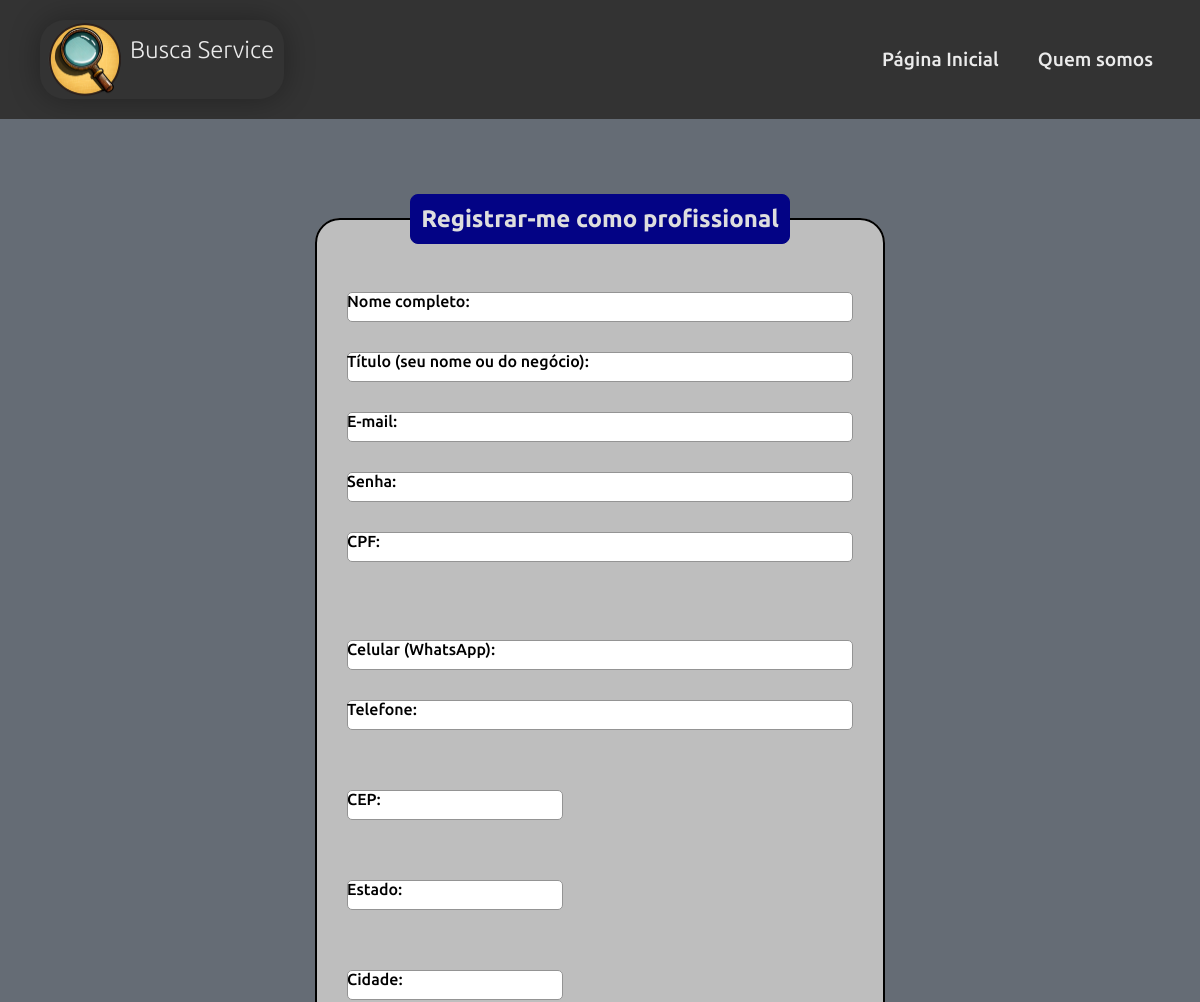
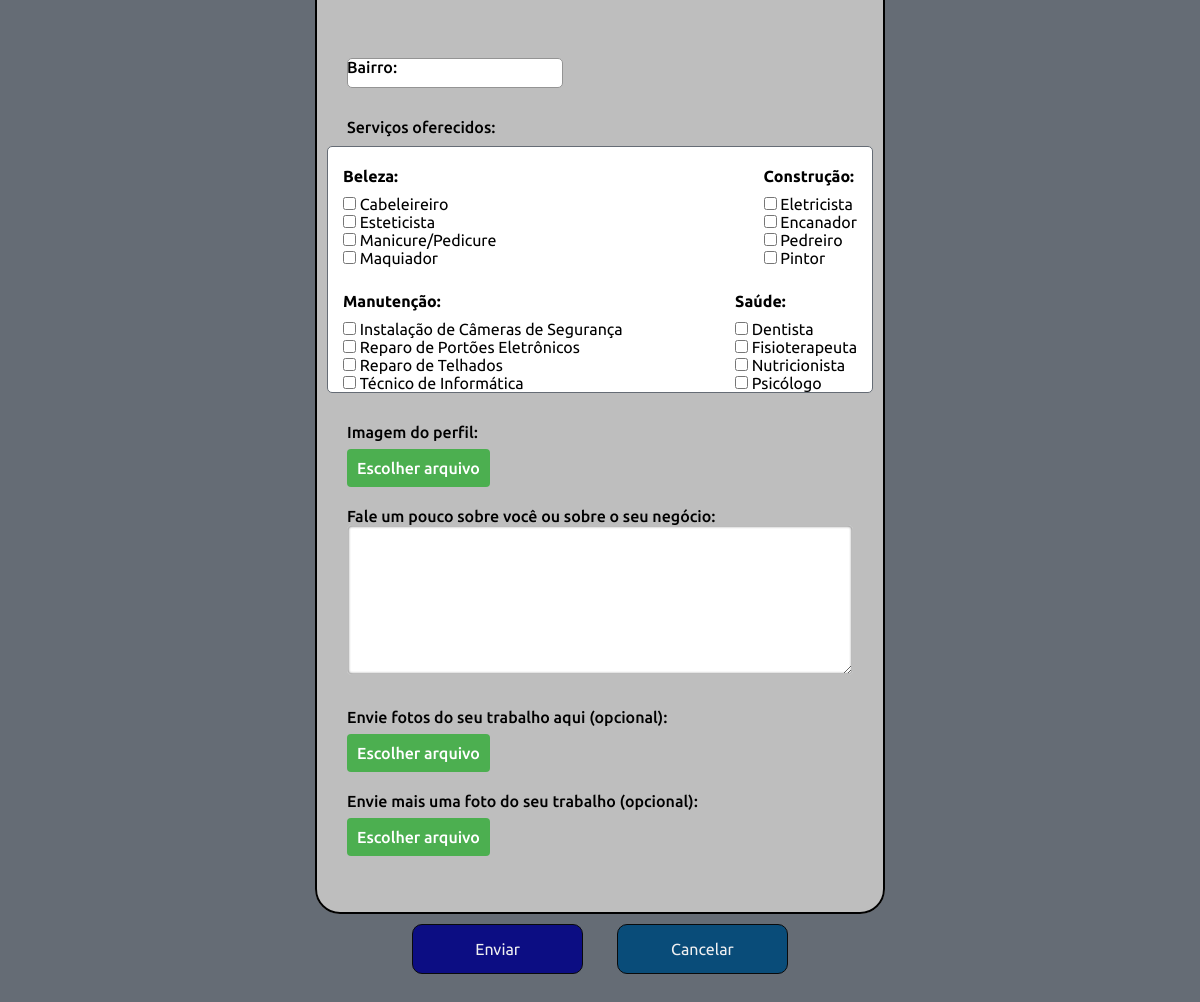
/app/views/cadastra_pro.php, run on the app's committed database (2 pictures, top to bottom).
### tables this page shows
CREATE TABLE servico(
  idserv INT(11) NOT NULL AUTO_INCREMENT,
  nome VARCHAR(45) NOT NULL,
  categoria VARCHAR(45) NOT NULL,
  status TINYINT(1) NOT NULL DEFAULT 1 COMMENT '\"0\" = Inativo / \"1\" = Ativo',
  dataregserv DATETIME NOT NULL DEFAULT CURRENT_TIMESTAMP(),
  idcli INT(11) NULL,
  PRIMARY KEY (idserv),  
    FOREIGN KEY (idcli)
    REFERENCES cliente (idcli)
    );

### app/views/cadastra_pro.php (the view, shortened to what this page needs)
<?php
require_once 'layouts/site/header.php';
$query = "SELECT * FROM `busca_service`.`servico` ORDER BY categoria, nome";
$dbh = Conexao::getInstance();
$stmt = $dbh->prepare($query);
$stmt->execute();
$rows = $stmt->fetchAll(PDO::FETCH_ASSOC);
?>
<body>
    <?php require_once 'layouts/profissional/menu.php'; ?>
    <main class="bg_form">
        <div class="main_opc">
            <section>
            <form action="" method="post" class="box" enctype="multipart/form-data" id="formulario_img">
    <fieldset class="main_form">
        <legend><b>Registrar-me como profissional</b></legend>
        <br>
        <div class="dadosPessoais">
            <div class="inputBox">
                <input type="text" name="nome" id="nome" class="inputUser" required>
                <label for="nome" class="labelInput">Nome completo:</label>
            </div>
            <div class="inputBox">
                <input type="text" name="titulo" id="titulo" class="inputUser" required>
                <label for="titulo" class="labelInput">Título (seu nome ou do negócio):</label>
            </div>
            <div class="inputBox">
                <input type="email" name="email" id="email" class="inputUser" required>
                <label for="email" class="labelInput">E-mail:</label>
            </div>
            <div class="inputBox">
                <input type="password" name="senha" id="senha" class="inputUser" required>
                <label for="senha" class="labelInput">Senha:</label>
            </div>
            <div class="inputBox">
                <input type="text" name="cpf" id="cpf" class="inputUser" required>
                <label for="cpf" class="labelInput">CPF:</label>
            </div>
            <br>
            <div class="inputBox">
                <input type="tel" name="telefone" id="telefone-whatsapp" class="inputUser" minlength="14" maxlength="14" required>
                <label for="telefone-whatsapp" class="labelInput">Celular (WhatsApp):</label>
            </div>
            <div class="inputBox">
                <input type="tel" name="telefone2" id="telefone-geral" class="inputUser" minlength="14" maxlength="14" required>
                <label for="telefone-geral" class="labelInput">Telefone:</label>
            </div>
        </div>
        <div class="endereco">
            <div class="inputBox">
                <input type="text" id="cep" name="cep" class="inputUser" maxlength="8" minlength="8" required>
                <label for="cep" class="labelInput">CEP:</label><br>
            </div>
            <div class="inputBox">
                <input type="text" name="estado" id="estado" class="inputUser" required>
                <label for="uf" class="labelInput">Estado:</label>
            </div>
            <div class="inputBox">
                <input type="text" name="cidade" id="cidade" class="inputUser" required>
                <label for="cidade" class="labelInput">Cidade:</label>
            </div>
            <div class="inputBox">
                <input type="text" name="bairro" id="bairro" class="inputUser" required>
                <label for="bairro" class="labelInput">Bairro:</label>
            </div>
        </div>
        <label for="servicos" class="servicos_oferecidos">Serviços oferecidos:</label>
        <div class="seleciona_servicos">
            <div class="servicos_lista">
                <?php
                $servicesByCategory = [];
                if(isset($servicesByCategory['null'])){
                    echo "<spam class='nenhum_servico'>Nenhum serviço cadastrado no sistema.<spam>";
                } else{
                foreach ($rows as $row) {
                    $categoria = $row['categoria'];
                    $idserv = $row['idserv'];
                    $nome = $row['nome'];
                    $servicesByCategory[$categoria][] = array('idserv' => $idserv, 'nome' => $nome);
                }
                foreach ($servicesByCategory as $categoria => $servicos) {
                    echo "<div class='categoria_servicos'>";
                    echo "<p><b>$categoria:</b></p>";
                    echo "<ul>";
                    foreach ($servicos as $servico) {
                        $idserv = $servico['idserv'];
                        $nome = $servico['nome'];
                        echo "<li><input type='checkbox' name='servico[]' value='$idserv' id='servico_$idserv'> <label for='servico_$idserv'>$nome</label></li>";
                    }
                    echo "</ul>";
                    echo "</div>";
                }
                }
                ?>
            </div>
        </div>
        <div class="inputBox">
            <label for="fotoprin" class="labelInput">Imagem do perfil:</label>
            <p><br><br>
                <label for="fotoprin" class="fileInputLabel">Escolher arquivo</label>
            </p>
        </div>
        <div class="inputBox">
            <label for="field_conteudo" class="labelInput">Fale um pouco sobre você ou sobre o seu negócio:</label><br>
            <textarea class="descricao" id="field_conteudo" name="descricao" rows="6" required></textarea>
        </div>
        <div class="inputBox">
            <label for="fotosec" class="labelInput">Envie fotos do seu trabalho aqui
                (opcional):</label>
            <p><br><br>
                <label for="fotosec" class="fileInputLabel">Escolher arquivo</label>
            </p>
        </div>
        <div class="inputBox">
            <label for="fotosec2" class="labelInput">Envie mais uma foto do seu trabalho
                (opcional):</label>
            <p><br><br>
                <label for="fotosec2" class="fileInputLabel">Escolher arquivo</label>
            </p>
        </div>
        <br><br>
    </fieldset>
    <div class="btn_alinhamento">
        <button type="submit" id="submit" value="Enviar" name="salvar">Enviar</button>
        <a href="index.php">
            <button type="button" id="cancel" value="Cancelar" name="cancelar">Cancelar</button>
        </a>
    </div>
</form>
            </section>
        </div>
    </main>
</body>
</html>

### app/views/assets/css/boot.css (style rules this page uses)
* { padding: 0; margin: 0; box-sizing: border-box; text-decoration: none; font-size: 1em; font-family: 'Ubuntu', sans-serif; }

### app/views/assets/css/style.css (style rules this page uses)
html { height: 100%; min-height: 100%; }
body { display: flex; flex-direction: column; min-height: 100%; }
.categoria_servicos { margin-top: 20px; }
.categoria_servicos p { margin-bottom: 10px; }

### app/views/assets/css/formulario.css (style rules this page uses)
.box { margin: 5% auto; color: rgb(0, 0, 0); position: relative; padding: 15px; width: 50%; }
.box fieldset { background-color: #bebebe; border-radius: 25px; border: 2px solid #000; }
.bg_form { background-color: #656c75; }
legend { border: 1px solid rgb(3, 3, 133); padding: 10px; text-align: center; background-color: rgb(3, 3, 133); border-radius: 8px; font-size: 1.5em; color: #dedede; }
.endereco { display: flex; flex-wrap: wrap; }
.endereco .inputBox { width: 40%; box-sizing: border-box; padding-right: 10px; }
.main_form { background-color: #fff; border-radius: 10px; }
.inputBox { position: relative; margin: 30px; font-weight: 500; }
.inputUser { background: none; border: none; border: 1px solid #949494; background-color: #fff; height: 30px; border-radius: 5px; outline: none; color: black; font-size: 1em; width: 100%; letter-spacing: 2px; font-weight: 300; }
.labelInput { position: absolute; top: 0px; left: 0px; margin-bottom: 10px; pointer-events: none; transition: .5s; }
.fileInputLabel { background-color: #4CAF50; color: white; padding: 10px 10px; border-radius: 4px; cursor: pointer; }
#submit { background-color: rgb(3, 3, 133); width: 30%; border: none; padding: 15px; color: white; font-size: 1em; cursor: pointer; border-radius: 10px; align-items: center; opacity: 0.9; margin-right: 15px; border: 1px solid #000; }
#cancel { background-color: rgb(0, 73, 122); width: 30%; border: none; padding: 15px; color: white; font-size: 1em; cursor: pointer; border-radius: 10px; align-items: center; opacity: 0.9; margin-left: 15px; border: 1px solid #000; }
.btn_alinhamento { width: 100%; text-align: center; margin: 0px auto; margin-top: 10px; }
.seleciona_servicos { border: 0px solid rgb(161, 161, 161); border-radius: 5px; margin: 0px auto; }
.categoria_servicos { padding-left: 15px; padding-right: 15px; }
.categoria_servicos ul { display: inline-block; vertical-align: top; text-decoration: none; }
.servicos_lista { display: flex; margin: 10px 10px; gap: 5px; flex-wrap: wrap; border: 1px solid #bebebe; justify-content: space-between; background-color: #fff; border-radius: 5px; border: 1px solid #656c75; }
.servicos_oferecidos { display: flex; margin-left: 30px; font-weight: 500; }
.servicos_lista ul { list-style-type: none; }
.descricao { width: 100%; height: 150px; padding: 10px; font-size: 14px; border: 1px solid #bebebe; border-radius: 4px; resize: vertical; -webkit-box-shadow: inset 0px 0px 3px 0px rgba(0, 0, 0, 0.75); -moz-box-shadow: inset 0px 0px 3px 0px rgba(0, 0, 0, 0.75); box-shadow: inset 0px 0px 3px 0px rgba(0, 0, 0, 0.75); }

### data on the page
servico: nome "Cabeleireiro"
servico: nome "Esteticista"
servico: nome "Manicure/Pedicure"
servico: nome "Maquiador"
servico: nome "Eletricista"
servico: nome "Encanador"
servico: nome "Pedreiro"
servico: nome "Pintor"
servico: nome "Instalação de Câmeras de Segurança"
servico: nome "Reparo de Portões Eletrônicos"
servico: nome "Reparo de Telhados"
servico: nome "Técnico de Informática"
servico: categoria "Saúde", nome "Psicólogo"
servico: nome "Dentista"
servico: nome "Fisioterapeuta"
servico: nome "Nutricionista"

### other printed values
$categoria "Beleza"
$categoria "Construção"
$categoria "Manutenção"
